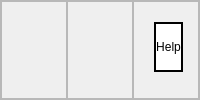
     <widget class="QFrame" name="header">
      <property name="maximumSize">
       <size>
        <width>16777215</width>
        <height>100</height>
       </size>
      </property>
      <property name="frameShape">
       <enum>QFrame::StyledPanel</enum>
      </property>
      <property name="frameShadow">
       <enum>QFrame::Raised</enum>
      </property>
      <layout class="QHBoxLayout" name="horizontalLayout">
       <property name="spacing">
        <number>0</number>
       </property>
       <property name="leftMargin">
        <number>0</number>
       </property>
       <property name="topMargin">
        <number>0</number>
       </property>
       <property name="rightMargin">
        <number>0</number>
       </property>
       <property name="bottomMargin">
        <number>0</number>
       </property>
       <item>
        <widget class="QFrame" name="frame_logo">
         <property name="maximumSize">
          <size>
           <width>105</width>
           <height>16777215</height>
          </size>
         </property>
         <property name="frameShape">
          <enum>QFrame::StyledPanel</enum>
         </property>
         <property name="frameShadow">
          <enum>QFrame::Raised</enum>
         </property>
         <layout class="QVBoxLayout" name="verticalLayout_8">
          <property name="spacing">
           <number>0</number>
          </property>
          <property name="leftMargin">
           <number>0</number>
          </property>
          <property name="topMargin">
           <number>0</number>
          </property>
          <property name="rightMargin">
           <number>0</number>
          </property>
          <property name="bottomMargin">
           <number>0</number>
          </property>
          <item>
           <widget class="QLabel" name="logo">
            <property name="sizePolicy">
             <sizepolicy hsizetype="Maximum" vsizetype="Maximum">
              <horstretch>0</horstretch>
              <verstretch>0</verstretch>
             </sizepolicy>
            </property>
            <property name="maximumSize">
             <size>
              <width>16777215</width>
              <height>16777215</height>
             </size>
            </property>
            <property name="text">
             <string/>
            </property>
            <property name="pixmap">
             <pixmap>C:/Users/pic/logo/Logo-light_mode.png</pixmap>
            </property>
            <property name="scaledContents">
             <bool>true</bool>
            </property>
           </widget>
          </item>
         </layout>
        </widget>
       </item>
       <item>
        <widget class="QFrame" name="btn_places">
         <property name="frameShape">
          <enum>QFrame::StyledPanel</enum>
         </property>
         <property name="frameShadow">
          <enum>QFrame::Raised</enum>
         </property>
        </widget>
       </item>
       <item>
        <widget class="QFrame" name="frame_options">
         <property name="sizePolicy">
          <sizepolicy hsizetype="Maximum" vsizetype="Preferred">
           <horstretch>0</horstretch>
           <verstretch>0</verstretch>
          </sizepolicy>
         </property>
         <property name="maximumSize">
          <size>
           <width>220</width>
           <height>16777215</height>
          </size>
         </property>
         <property name="frameShape">
          <enum>QFrame::StyledPanel</enum>
         </property>
         <property name="frameShadow">
          <enum>QFrame::Raised</enum>
         </property>
         <layout class="QHBoxLayout" name="horizontalLayout_5">
          <property name="spacing">
           <number>0</number>
          </property>
          <property name="leftMargin">
           <number>0</number>
          </property>
          <property name="topMargin">
           <number>0</number>
          </property>
          <property name="rightMargin">
           <number>15</number>
          </property>
          <property name="bottomMargin">
           <number>5</number>
          </property>
          <item>
           <widget class="QGroupBox" name="groupBox">
            <property name="styleSheet">
             <string notr="true">border:none;</string>
            </property>
            <widget class="QPushButton" name="btnsignup">
             <property name="geometry">
              <rect>
               <x>20</x>
               <y>20</y>
               <width>80</width>
               <height>50</height>
              </rect>
             </property>
             <property name="sizePolicy">
              <sizepolicy hsizetype="Maximum" vsizetype="Maximum">
               <horstretch>0</horstretch>
               <verstretch>0</verstretch>
              </sizepolicy>
             </property>
             <property name="maximumSize">
              <size>
               <width>80</width>
               <height>50</height>
              </size>
             </property>
             <property name="styleSheet">
              <string notr="true">border: 2px solid black;
font: 75 10pt &quot;Playfair Display&quot;;
background-color: rgb(255, 255, 255);
border-radius: 15px;</string>
             </property>
             <property name="text">
              <string>Sign up</string>
             </property>
            </widget>
            <widget class="QPushButton" name="btnsignin">
             <property name="geometry">
              <rect>
               <x>20</x>
               <y>20</y>
               <width>80</width>
               <height>50</height>
              </rect>
             </property>
             <property name="sizePolicy">
              <sizepolicy hsizetype="Maximum" vsizetype="Maximum">
               <horstretch>0</horstretch>
               <verstretch>0</verstretch>
              </sizepolicy>
             </property>
             <property name="maximumSize">
              <size>
               <width>80</width>
               <height>50</height>
              </size>
             </property>
             <property name="styleSheet">
              <string notr="true">border: 2px solid black;
font: 75 10pt &quot;Playfair Display&quot;;
background-color: rgb(255, 255, 255);
border-radius: 15px;</string>
             </property>
             <property name="text">
              <string>Sign in</string>
             </property>
            </widget>
           </widget>
          </item>
          <item>
           <widget class="QPushButton" name="help">
            <property name="sizePolicy">
             <sizepolicy hsizetype="Maximum" vsizetype="Maximum">
              <horstretch>0</horstretch>
              <verstretch>0</verstretch>
             </sizepolicy>
            </property>
            <property name="maximumSize">
             <size>
              <width>80</width>
              <height>50</height>
             </size>
            </property>
            <property name="styleSheet">
             <string notr="true">border: 2px solid black;
font: 75 10pt &quot;Playfair Display&quot;;
background-color: rgb(255, 255, 255);
border-radius: 15px;</string>
            </property>
            <property name="text">
             <string>Help</string>
            </property>
           </widget>
          </item>
         </layout>
        </widget>
       </item>
      </layout>
     </widget>
